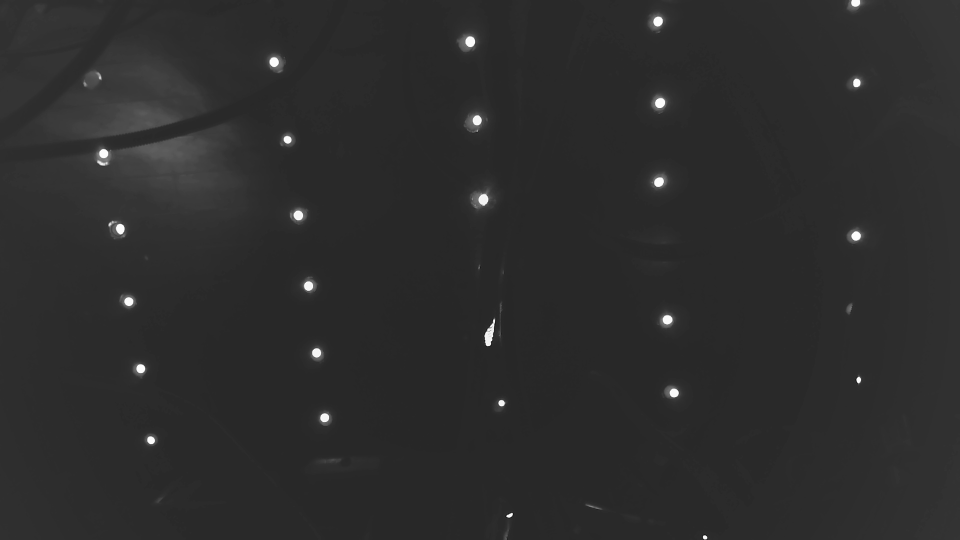
#> input picture quick_test_cam0_DirectShow_exp-6.jpg, 1920 x 1080 px, given in place of the camera (shown at 1/2 size)
$ python quick_detection_test.py
#> lines starting #> are read from the running program, lines starting #| are printed output that depends on the picture; after the words box and inside, x2 and y2 are one past the last pixel; in counts of white or black regions, pixels touching at a corner belong together
### mqtt_camera_monitoring/light_detector.py
"""
Red Light Detection Component

Analyzes camera frames for red light detection with size/area tracking.
Implements baseline tracking and comparison for monitoring changes.
"""

import cv2
import numpy as np
import logging
import time
from typing import List, Tuple, Dict, Optional, Any
from dataclasses import dataclass
from .config import RedLightDetectionConfig
from .camera_manager import CameraFrame


@dataclass
class RedLightDetection:
    """Represents detected red lights in a frame"""
    count: int
    total_area: float
    bounding_boxes: List[Tuple[int, int, int, int]]  # (x, y, width, height)
    contours: List[np.ndarray]
    timestamp: float


@dataclass
class BaselineMeasurement:
    """Baseline measurement for a camera"""
    camera_id: int
    red_light_count: int
    total_area: float
    timestamp: float
    is_established: bool


class RedLightDetector:
    """Analyzes camera frames for red light detection with size/area tracking"""

    def __init__(self, config: RedLightDetectionConfig):
        """
        Initialize red light detector

        Args:
            config: Red light detection configuration
        """
        self.config = config
        self.logger = logging.getLogger(__name__)

        # Baseline tracking
        self.baselines: Dict[int, BaselineMeasurement] = {}
        self.baseline_establishment_start: Optional[float] = None
        self.baseline_established: bool = False

        # HSV color ranges for red detection - more relaxed for better detection
        # Red color wraps around in HSV, so we need two ranges
        self.lower_red_1 = np.array(self.config.lower_red_hsv, dtype=np.uint8)
        self.upper_red_1 = np.array(self.config.upper_red_hsv, dtype=np.uint8)
        self.lower_red_2 = np.array(self.config.lower_red_hsv_2, dtype=np.uint8)
        self.upper_red_2 = np.array(self.config.upper_red_hsv_2, dtype=np.uint8)

        self.logger.info("RedLightDetector initialized")
        self.logger.debug(f"Red HSV range 1: {self.lower_red_1} - {self.upper_red_1}")
        self.logger.debug(f"Red HSV range 2: {self.lower_red_2} - {self.upper_red_2}")

    def detect_red_lights(self, frame: np.ndarray) -> RedLightDetection:
        """
        Enhanced red light detection with improved precision

        Args:
            frame: Input camera frame (BGR format)

        Returns:
            RedLightDetection: Detection results with count, area, and bounding boxes

        Raises:
            ValueError: If frame is invalid
        """
        if frame is None or frame.size == 0:
            raise ValueError("Invalid frame provided for red light detection")

        try:
            # Pre-processing: Light Gaussian blur to reduce noise
            blur_kernel = getattr(self.config, 'gaussian_blur_kernel', 3)
            if blur_kernel > 1:
                blurred = cv2.GaussianBlur(frame, (blur_kernel, blur_kernel), 0)
            else:
                blurred = frame

            # Convert BGR to HSV for better color detection
            hsv = cv2.cvtColor(blurred, cv2.COLOR_BGR2HSV)

            # Create masks for both red ranges - more aggressive detection
            mask1 = cv2.inRange(hsv, self.lower_red_1, self.upper_red_1)
            mask2 = cv2.inRange(hsv, self.lower_red_2, self.upper_red_2)

            # Combine masks
            red_mask = cv2.bitwise_or(mask1, mask2)

            # Very relaxed brightness filtering to catch dim red lights
            brightness_threshold = getattr(self.config, 'brightness_threshold', 50)
            if brightness_threshold > 0:
                brightness_mask = hsv[:, :, 2] > brightness_threshold
                red_mask = cv2.bitwise_and(red_mask, brightness_mask.astype(np.uint8) * 255)

            # 适度的红色检测 - 平衡检测和精度

            # 1. 主要使用HSV检测
            primary_mask = red_mask

            # 2. 红色通道优势检测 - 适中的条件
            b, g, r = cv2.split(blurred)
            # 红色通道大于蓝绿通道
            red_dominant = (r > g + 15) & (r > b + 15) & (r > 40)
            red_channel_mask = red_dominant.astype(np.uint8) * 255

            # 3. 组合检测结果 - 使用OR保持检测能力
            red_mask = cv2.bitwise_or(primary_mask, red_channel_mask)

            # Minimal morphological operations to preserve small red lights
            morph_kernel_size = getattr(self.config, 'morphology_kernel', 1)
            if morph_kernel_size > 0:
                kernel = cv2.getStructuringElement(cv2.MORPH_ELLIPSE, (morph_kernel_size, morph_kernel_size))
                # Only remove very small noise
                red_mask = cv2.morphologyEx(red_mask, cv2.MORPH_OPEN, kernel, iterations=1)

            # Optional erosion - very conservative to preserve detection
            erosion_kernel_size = getattr(self.config, 'erosion_kernel', 1)
            erosion_iterations = getattr(self.config, 'erosion_iterations', 0)
            if erosion_iterations > 0 and erosion_kernel_size > 0:
                erosion_kernel = cv2.getStructuringElement(cv2.MORPH_ELLIPSE, (erosion_kernel_size, erosion_kernel_size))
                red_mask = cv2.erode(red_mask, erosion_kernel, iterations=erosion_iterations)

            # Find contours with hierarchy for better filtering
            contours, hierarchy = cv2.findContours(red_mask, cv2.RETR_EXTERNAL, cv2.CHAIN_APPROX_SIMPLE)

            # 适度的轮廓过滤 - 平衡检测和精度
            valid_contours = []
            bounding_boxes = []
            total_area = 0.0

            min_area = self.config.min_contour_area
            max_area = getattr(self.config, 'max_contour_area', 80000)

            for contour in contours:
                area = cv2.contourArea(contour)

                # 基本面积过滤
                if area < min_area or area > max_area:
                    continue

                # 获取边界框
                x, y, w, h = cv2.boundingRect(contour)

                # 适度的形状检查
                if w > 0 and h > 0:
                    aspect_ratio = float(w) / h
                    # 放宽长宽比限制
                    if aspect_ratio < 0.2 or aspect_ratio > 5.0:
                        continue

                    # 简化的紧凑性检查
                    bbox_area = w * h
                    compactness = area / bbox_area if bbox_area > 0 else 0
                    if compactness < 0.2:  # 放宽紧凑性要求
                        continue

                valid_contours.append(contour)
                total_area += area
                bounding_boxes.append((x, y, w, h))

            count = len(valid_contours)

            # Debug information for troubleshooting
            total_contours = len(contours)
            self.logger.debug(f"Detection stats: {total_contours} total contours -> {count} valid red lights, total area {total_area:.2f}")

            # Log detection parameters occasionally for verification
            if hasattr(self, '_debug_counter'):
                self._debug_counter += 1
            else:
                self._debug_counter = 1

            if self._debug_counter % 25 == 1:  # Every 25 detections - more frequent
                self.logger.info(f"Enhanced detection: {count} red lights found from {total_contours} contours")
                self.logger.info(f"Detection params: HSV1({self.lower_red_1}-{self.upper_red_1}), "
                               f"HSV2({self.lower_red_2}-{self.upper_red_2}), "
                               f"brightness_thresh={brightness_threshold}, min_area={min_area}")

                # 如果没有检测到红光，输出更多调试信息
                if count == 0:
                    self.logger.warning(f"No red lights detected! Frame shape: {frame.shape}, "
                                      f"Total contours before filtering: {total_contours}")
                    # 输出HSV统计信息
                    hsv_stats = {
                        'h_min': np.min(hsv[:,:,0]), 'h_max': np.max(hsv[:,:,0]),
                        's_min': np.min(hsv[:,:,1]), 's_max': np.max(hsv[:,:,1]),
                        'v_min': np.min(hsv[:,:,2]), 'v_max': np.max(hsv[:,:,2])
                    }
                    self.logger.info(f"HSV stats: {hsv_stats}")

            return RedLightDetection(
                count=count,
                total_area=total_area,
                bounding_boxes=bounding_boxes,
                contours=valid_contours,
                timestamp=time.time()
            )

        except Exception as e:
            self.logger.error(f"Error during red light detection: {e}")
            # Return empty detection on error
            return RedLightDetection(
                count=0,
                total_area=0.0,
                bounding_boxes=[],
                contours=[],
                timestamp=time.time()
            )

    # [341 lines left out: functions start_baseline_establishment, set_baseline, is_baseline_window_active, establish_baseline_from_frame, check_changes, check_frame_changes and 7 more, not called in this run]

### mqtt_camera_monitoring/config.py
"""
Configuration Management

Handles loading and managing configuration settings for MQTT broker,
cameras, and system parameters.
"""

import yaml
import os
from typing import Dict, Any, List
from dataclasses import dataclass


@dataclass
class MQTTConfig:
    """MQTT broker configuration settings"""
    broker_host: str
    broker_port: int
    client_id: str
    subscribe_topic: str
    publish_topic: str
    keepalive: int
    reconnect_delay: int
    max_reconnect_attempts: int


@dataclass
class IndividualCameraConfig:
    """Individual camera configuration settings"""
    brightness: int = 50
    exposure: int = 100
    contrast: int = 50
    saturation: int = 50
    auto_exposure: bool = True


@dataclass
class CameraConfig:
    """Camera configuration settings with individual camera support"""
    count: int
    resolution_width: int
    resolution_height: int
    fps: int
    buffer_size: int
    brightness: int  # Default brightness
    exposure: int    # Default exposure
    contrast: int    # Default contrast
    saturation: int  # Default saturation
    auto_exposure: bool  # Default auto exposure
    gain: int = 0
    white_balance: int = 4000
    individual_settings: Dict[str, IndividualCameraConfig] = None

    # [23 lines left out: function get_camera_config, not called in this run]


@dataclass
class RedLightDetectionConfig:
    """Red light detection algorithm configuration"""
    lower_red_hsv: List[int]
    upper_red_hsv: List[int]
    lower_red_hsv_2: List[int]
    upper_red_hsv_2: List[int]
    min_contour_area: int
    max_contour_area: int = 50000
    sensitivity: float = 0.9
    area_change_threshold: float = 0.1
    baseline_duration: float = 1.0
    gaussian_blur_kernel: int = 5
    morphology_kernel: int = 3
    brightness_threshold: int = 200
    erosion_kernel: int = 2
    erosion_iterations: int = 1
    count_decrease_threshold: int = 3  # 红光数量减少阈值 (已弃用)
    area_decrease_threshold: float = 0.15  # 红光面积减少阈值 (15%)
    exclude_ones_count: int = 144      # 排除的ones数量
    require_content_update: bool = True # 只有内容更新时才建立基线


@dataclass
class VisualMonitorConfig:
    """Visual monitoring display configuration"""
    window_width: int
    window_height: int
    show_detection_boxes: bool
    box_color: List[int]
    box_thickness: int


@dataclass
class LoggingConfig:
    """Logging configuration settings"""
    level: str
    format: str
    file: str


@dataclass
class SystemConfig:
    """Complete system configuration"""
    mqtt: MQTTConfig
    cameras: CameraConfig
    red_light_detection: RedLightDetectionConfig
    visual_monitor: VisualMonitorConfig
    logging: LoggingConfig


class ConfigManager:
    """Manages loading and accessing system configuration"""

    def __init__(self, config_file: str = "config.yaml"):
        """
        Initialize configuration manager

        Args:
            config_file: Path to configuration file
        """
        # Import path utilities for PyInstaller compatibility
        try:
            from path_utils import get_config_path, ensure_config_in_exe_dir
            if config_file == "config.yaml":
                self.config_file = ensure_config_in_exe_dir(config_file)
            else:
                self.config_file = get_config_path(config_file)
        except ImportError:
            # Fallback if path_utils is not available
            self.config_file = config_file
        self._config = None

    def load_config(self) -> SystemConfig:
        """
        Load configuration from file

        Returns:
            SystemConfig: Loaded configuration object

        Raises:
            FileNotFoundError: If config file doesn't exist
            yaml.YAMLError: If config file is malformed
        """
        if not os.path.exists(self.config_file):
            raise FileNotFoundError(f"Configuration file not found: {self.config_file}")

        try:
            with open(self.config_file, 'r') as file:
                config_data = yaml.safe_load(file)

            # Create configuration objects
            mqtt_config = MQTTConfig(**config_data['mqtt'])

            # Handle camera configuration with individual settings
            camera_data = config_data['cameras'].copy()
            individual_settings = {}

            # Process individual camera settings if present
            if 'individual_settings' in camera_data:
                individual_data = camera_data.pop('individual_settings')
                for camera_key, settings in individual_data.items():
                    individual_settings[camera_key] = IndividualCameraConfig(**settings)

            # Use default settings from config or fallback values
            default_settings = camera_data.get('default_settings', {})
            camera_data.update({
                'brightness': default_settings.get('brightness', camera_data.get('brightness', 50)),
                'exposure': default_settings.get('exposure', camera_data.get('exposure', 100)),
                'contrast': default_settings.get('contrast', camera_data.get('contrast', 50)),
                'saturation': default_settings.get('saturation', camera_data.get('saturation', 50)),
                'auto_exposure': default_settings.get('auto_exposure', camera_data.get('auto_exposure', True))
            })

            # Remove default_settings from camera_data if present
            camera_data.pop('default_settings', None)

            camera_config = CameraConfig(**camera_data, individual_settings=individual_settings)
            red_light_config = RedLightDetectionConfig(**config_data['red_light_detection'])
            visual_monitor_config = VisualMonitorConfig(**config_data['visual_monitor'])
            logging_config = LoggingConfig(**config_data['logging'])

            self._config = SystemConfig(
                mqtt=mqtt_config,
                cameras=camera_config,
                red_light_detection=red_light_config,
                visual_monitor=visual_monitor_config,
                logging=logging_config
            )

            return self._config

        except yaml.YAMLError as e:
            raise yaml.YAMLError(f"Error parsing configuration file: {e}")
        except KeyError as e:
            raise KeyError(f"Missing required configuration key: {e}")

    # [11 lines left out: function config, not called in this run]

### path_utils.py
#!/usr/bin/env python3
"""
路径工具模块
解决PyInstaller打包后的文件路径问题
"""

import os
import sys
from pathlib import Path


# [64 lines left out: functions get_resource_path, get_config_path, not called in this run]


def get_executable_dir() -> str:
    """
    获取可执行文件所在目录

    Returns:
        str: 可执行文件目录路径
    """
    if hasattr(sys, '_MEIPASS'):
        # PyInstaller环境
        return os.path.dirname(sys.executable)
    else:
        # 开发环境
        return os.path.dirname(os.path.abspath(__file__))


def ensure_config_in_exe_dir(config_filename: str = "config.yaml") -> str:
    """
    确保配置文件存在于EXE所在目录

    如果EXE目录中没有配置文件，从资源中复制一份

    Args:
        config_filename: 配置文件名

    Returns:
        str: 配置文件路径
    """
    exe_dir = get_executable_dir()
    exe_config_path = os.path.join(exe_dir, config_filename)

    # 如果EXE目录中已有配置文件，直接返回
    if os.path.exists(exe_config_path):
        return exe_config_path

    # 尝试从资源中复制配置文件
    try:
        resource_config = get_resource_path(config_filename)
        if os.path.exists(resource_config):
            import shutil
            shutil.copy2(resource_config, exe_config_path)
            print(f"已复制默认配置文件到: {exe_config_path}")
            return exe_config_path
    except Exception as e:
        print(f"复制配置文件失败: {e}")

    # 如果复制失败，返回EXE目录路径（用于创建新文件）
    return exe_config_path


# [45 lines left out: functions get_mask_path, print_path_info, not called in this run]


# [13 lines that do not run on import are left out]

### quick_detection_test.py
#!/usr/bin/env python3
"""
快速红光检测测试 - 验证检测算法是否工作
"""

import cv2
import numpy as np
import time
import logging
import sys
from mqtt_camera_monitoring.config import ConfigManager
from mqtt_camera_monitoring.light_detector import RedLightDetector

def setup_logging():
    """设置日志"""
    logging.basicConfig(
        level=logging.INFO,
        format='%(asctime)s - %(levelname)s - %(message)s',
        handlers=[logging.StreamHandler(sys.stdout)]
    )

def quick_test_camera(camera_id: int):
    """快速测试单个摄像头"""
#> called with camera_id = 0
    print(f"测试摄像头 {camera_id}...", end=" ")

    cap = cv2.VideoCapture(camera_id, cv2.CAP_DSHOW)
    if not cap.isOpened():
        print("[ERROR] 无法打开")
        return False, 0

    # 配置摄像头 - 使用分辨率匹配mask (1280x720)
    cap.set(cv2.CAP_PROP_FRAME_WIDTH, 1280)
    cap.set(cv2.CAP_PROP_FRAME_HEIGHT, 720)
    cap.set(cv2.CAP_PROP_BUFFERSIZE, 1)
    cap.set(cv2.CAP_PROP_AUTO_EXPOSURE, 0.25)
    cap.set(cv2.CAP_PROP_EXPOSURE, -4)
    cap.set(cv2.CAP_PROP_BRIGHTNESS, 0.6)
    cap.set(cv2.CAP_PROP_CONTRAST, 0.6)
    cap.set(cv2.CAP_PROP_SATURATION, 0.8)

    # 预热
    for _ in range(3):
        ret, frame = cap.read()
        if not ret:
            print("[ERROR] 无法读取帧")
            cap.release()
            return False, 0
#> this loop made 3 passes
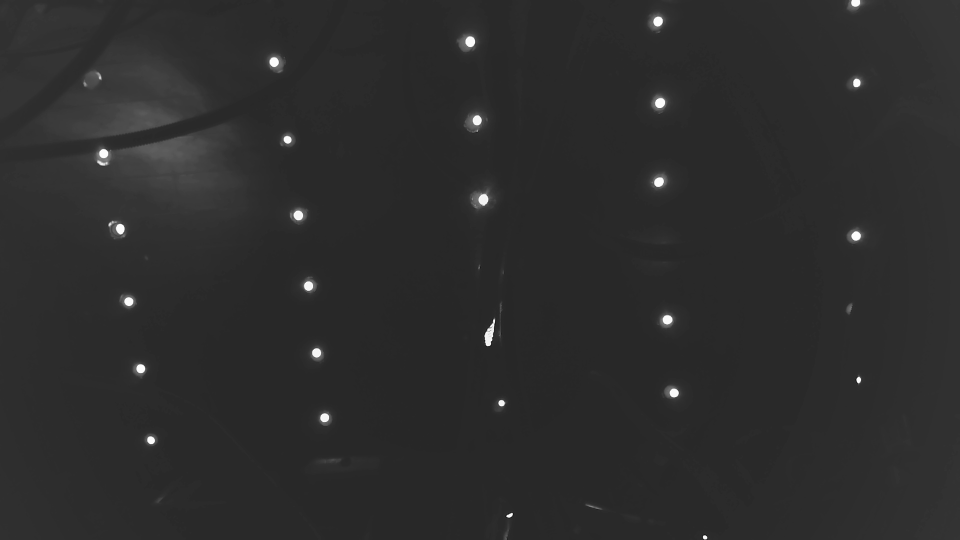
#> input picture quick_test_cam0_DirectShow_exp-6.jpg, 1920 x 1080 px, given in place of the camera (shown at 1/2 size)

    # 加载配置和检测器
    try:
        config_manager = ConfigManager("config.yaml")
        config = config_manager.load_config()
        detector = RedLightDetector(config.red_light_detection)

        # 测试检测
        detection_counts = []
        for i in range(10):  # 测试10帧
            ret, frame = cap.read()
            if ret and frame is not None:
                detection = detector.detect_red_lights(frame)
                detection_counts.append(detection.count)
            time.sleep(0.1)
#> this loop made 10 passes
#| 2026-11-20 04:09:06,827 - INFO - Enhanced detection: 29 red lights found from 31 contours
#> pass 1, in detect_red_lights, `brightness_mask = hsv[:, :, 2] > brightness_threshold`:
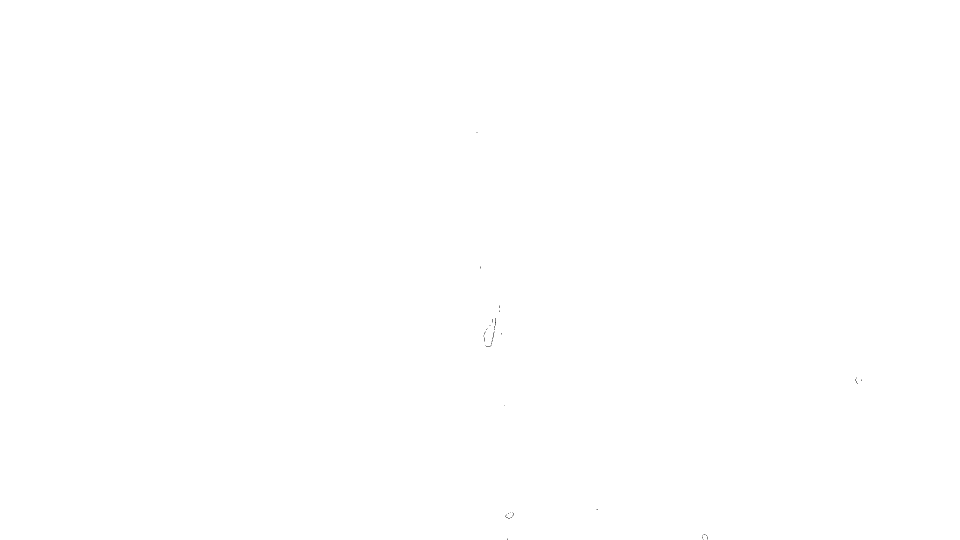
#> brightness_mask: shape (1080, 1920) bool (shown at 1/2 size); 100% white; black in thin lines or dots, all inside (x1, y1, x2, y2) = (953, 264, 1724, 1080)
#> frame is the input picture: shape (1080, 1920, 3); min 3, max 255, mean 44.6
#> after the loop, detection_counts = [29, 29, 29, 29, 29, 29, 29, 29, 29, 29]

        cap.release()

        if detection_counts:
            avg_count = np.mean(detection_counts)
#> avg_count = 29
            max_count = max(detection_counts)
#> max_count = 29
            non_zero = len([x for x in detection_counts if x > 0])
#> non_zero = 10

            if max_count > 0:
                print(f"[OK] 检测到红光 (平均: {avg_count:.1f}, 最大: {max_count}, 检出率: {non_zero}/10)")
#| [OK] 检测到红光 (平均: 29.0, 最大: 29, 检出率: 10/10)
                return True, avg_count
            else:
                print(f"⚠️  未检测到红光 (测试了10帧)")
                return False, 0
        else:
            print("[ERROR] 检测失败")
            return False, 0

    except Exception as e:
        print(f"[ERROR] 错误: {e}")
        cap.release()
        return False, 0

def main():
    """主函数"""
    print("=== 快速红光检测测试 ===")
    print("快速验证检测算法是否工作")
    print()

    setup_logging()

    working_cameras = []
    detection_results = {}

    # 测试前3个摄像头
    for camera_id in range(3):
        success, avg_count = quick_test_camera(camera_id)
#> success = True; avg_count = 29
        if success:
            working_cameras.append(camera_id)
            detection_results[camera_id] = avg_count

    print()
    print("📊 快速测试结果:")
    print(f"  工作的摄像头: {working_cameras}")

    if working_cameras:
        print("[OK] 检测算法工作正常！")
        for camera_id in working_cameras:
            print(f"  摄像头 {camera_id}: 平均检测 {detection_results[camera_id]:.1f} 个红光")
        print("\n建议运行完整测试: run_ultra_sensitive_test.bat")
    else:
        print("[ERROR] 所有摄像头都未检测到红光")
        print("可能原因:")
        print("  1. 没有红色光源")
        print("  2. 检测参数需要进一步调整")
        print("  3. 摄像头曝光设置不当")

    return 0

if __name__ == "__main__":
    sys.exit(main())
#> (the program exits here)
